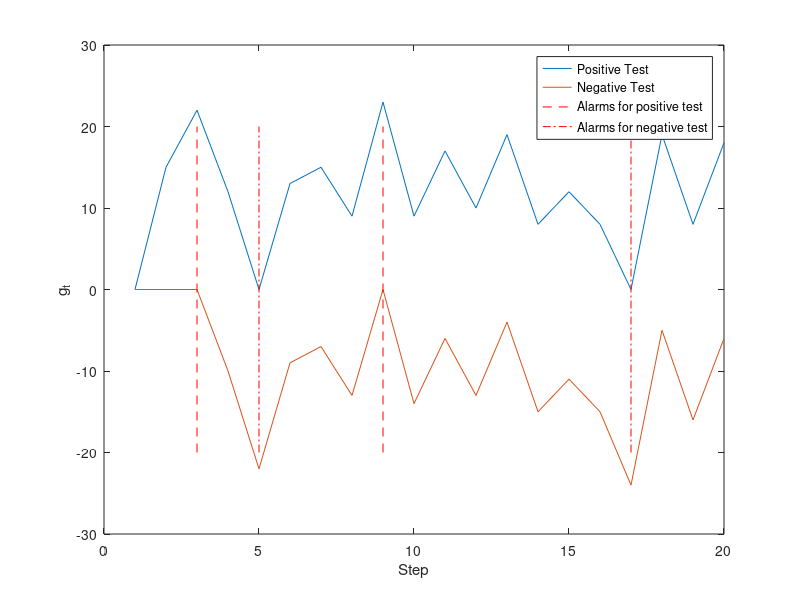

This chart was generated by the following MATLAB code:

clc
clear all
close all

%% CUSUM test algorithm on strain gauge sensor
% Declaration of algorithm parameters
load('straingauge.mat')
theta_0 = 3000;
sigma_0 = 1;
threshold_pos = 20;
threshold_neg = -20;
n_alarm_pos=0;
n_alarm_neg=0;
k_alarm_pos=[];
k_alarm_neg=[];

% Two-Sided CUSUM Test with threshold = 20
g_pos = 0*straingauge;
g_neg = 0*straingauge;
s = (straingauge - theta_0)/sigma_0;
for k = 1:size(straingauge,2)-1
 g_pos(k+1) = g_pos(k) + s(k); %neglect leakage term
 g_neg(k+1) = g_neg(k) + s(k); %neglect leakage term

 %positive test
 if g_pos(k+1) <0
     g_pos(k+1)=0;
 end
 if g_pos(k+1) > threshold_pos
    n_alarm_pos=n_alarm_pos+1;
    k_alarm_pos=[k_alarm_pos;k+1];
    % g_pos(k+1)=0; %reset
 end

 %negative test
 if g_neg(k+1) >0
     g_neg(k+1)=0;
 end
 if g_neg(k+1) < threshold_neg
    n_alarm_neg=n_alarm_neg+1;
    k_alarm_neg=[k_alarm_neg;k+1];
    % g_neg(k+1)=0;%reset
 end
end

figure
p1=plot(g_pos);
hold on
p2=plot(g_neg);
for i=1:length(k_alarm_pos)
    p3=plot([k_alarm_pos(i) k_alarm_pos(i)],[-20 20],'r--');
end
for i=1:length(k_alarm_neg)
    p4=plot([k_alarm_neg(i) k_alarm_neg(i)],[-20 20],'r-.');
end
legend([p1,p2,p3,p4],'Positive Test', 'Negative Test','Alarms for positive test','Alarms for negative test')
xlabel('Step')
ylabel('g_t')